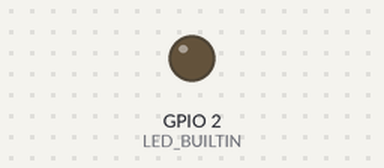
Recording of a sketch running on a simulated ESP8266 (NodeMCU). Shown: output pins drawn as LEDs (lit = HIGH, except the on-board LED, lit = LOW).

Above: at 0.7 s.
At 2.45 s:
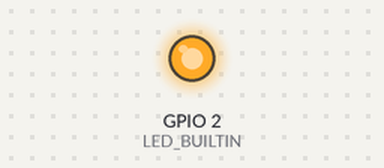
Timing chart, 0 to 3.0 s (numbered marks = the images above):
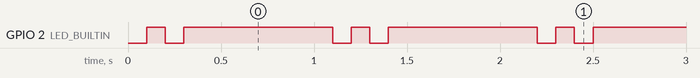

Measured:
- by itself, GPIO 2 (LED_BUILTIN): repeats every 1.1 s: LOW 0.10 s, HIGH 0.80 s, LOW 0.10 s, HIGH 0.10 s
- by itself, everything shown: repeats every 5.5 s, in 10 steps

The sketch:

BlinkOnboard.ino
```cpp
void setup() {
  // put your setup code here, to run once:
  Serial.begin(115200); /// use 115200 as the serial baud rate
  pinMode(LED_BUILTIN,OUTPUT);
}

void loop() {
#define LEDon 0
  digitalWrite(LED_BUILTIN,LEDon);
  delay(100);
  digitalWrite(LED_BUILTIN,!LEDon);
  delay(100);
  digitalWrite(LED_BUILTIN,LEDon);
  delay(100);
  digitalWrite(LED_BUILTIN,!LEDon);
  delay(800);
}
```
